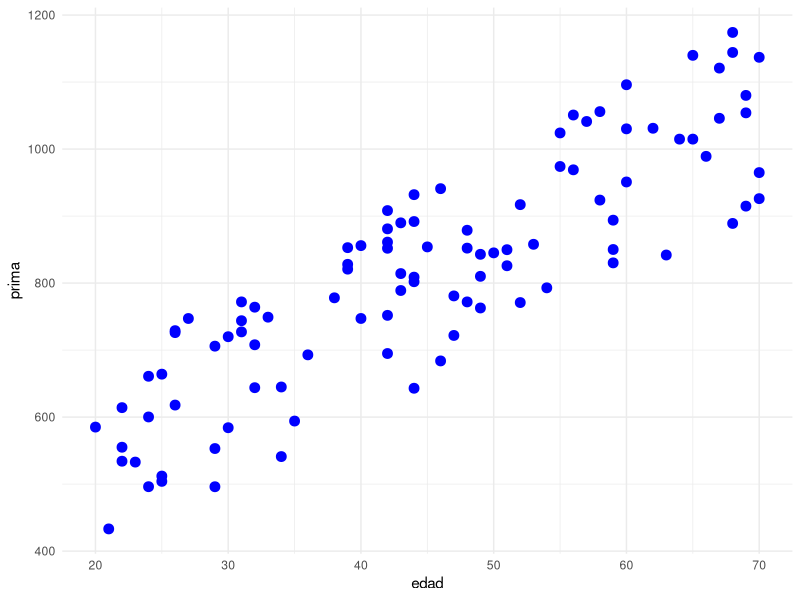
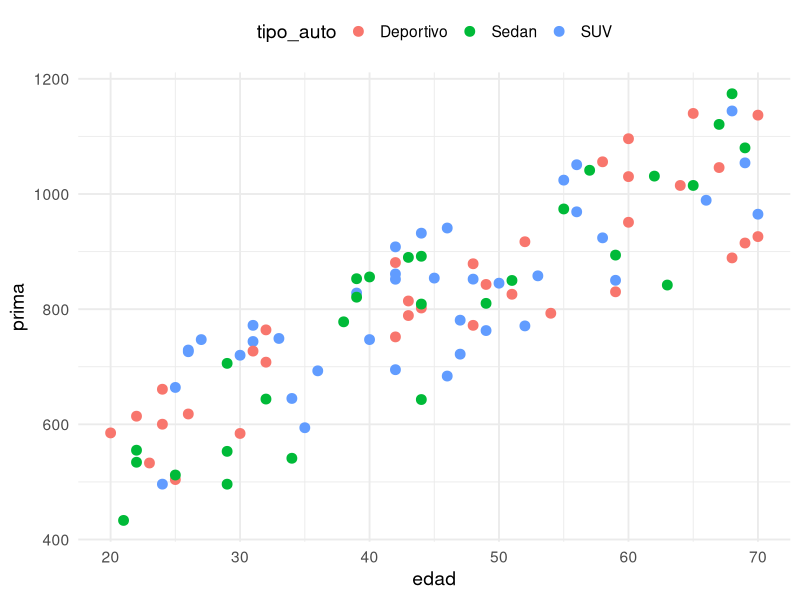
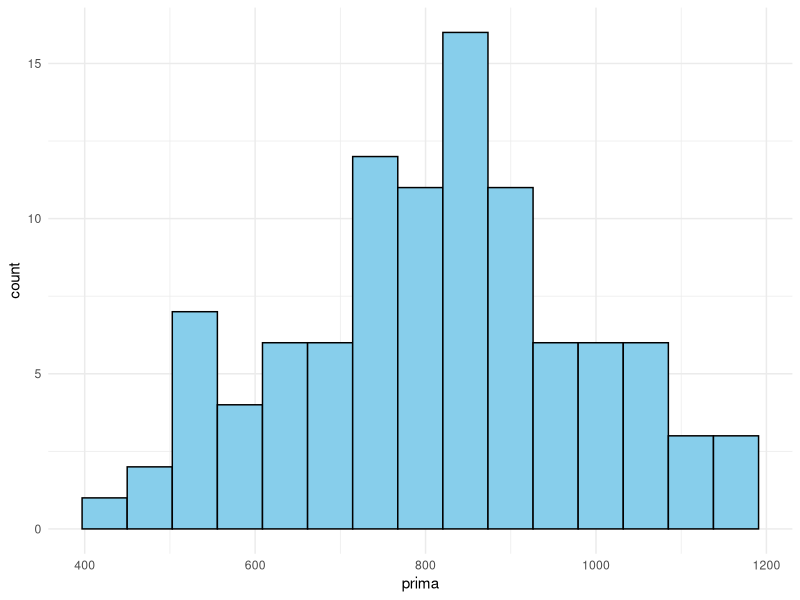
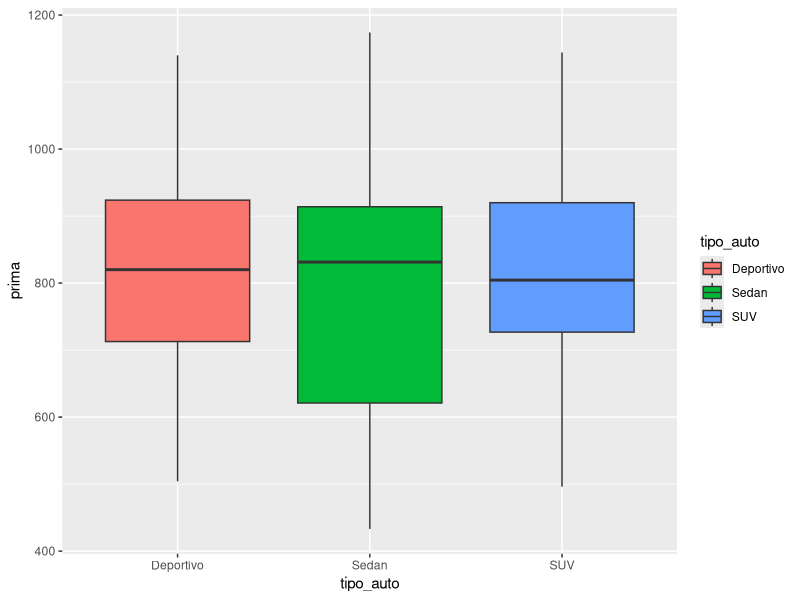

R code for these plots, in order:
## ---- chunk 1
#| message: false
library(tidyverse)

# Semilla para reproducibilidad
set.seed(123)

cartera <- tibble(
  edad = sample(18:70, 100, replace = TRUE),
  tipo_auto = sample(c("Sedan", "SUV", "Deportivo"), 100, replace = T),
  prima = jitter(edad * 10 + sample(200:500, 100)),
  siniestro = sample(c(0, 1), 100, replace = TRUE, prob = c(0.8, 0.2))
) %>% 
  mutate(siniestro = as.factor(siniestro))
## ---- chunk 2
#| label: scatter-out
#| echo: false
ggplot(data = cartera, aes(x = edad, y = prima)) +
  geom_point(color = "blue", size = 3) + theme_minimal()
## ---- chunk 3
#| label: aes-color-out
#| echo: false
ggplot(cartera, aes(x = edad, y = prima, color = tipo_auto)) +
  geom_point(size = 3) + theme_minimal(base_size = 14) + theme(legend.position="top")
## ---- chunk 4
#| label: hist-out
#| echo: false
ggplot(cartera, aes(x = prima)) +
  geom_histogram(bins = 15, fill = "skyblue", color = "black") + theme_minimal()
## ---- chunk 5
#| label: box-out
#| echo: false
ggplot(cartera, 
       aes(x = tipo_auto, 
           y = prima,
           fill = tipo_auto)) +
  geom_boxplot()
